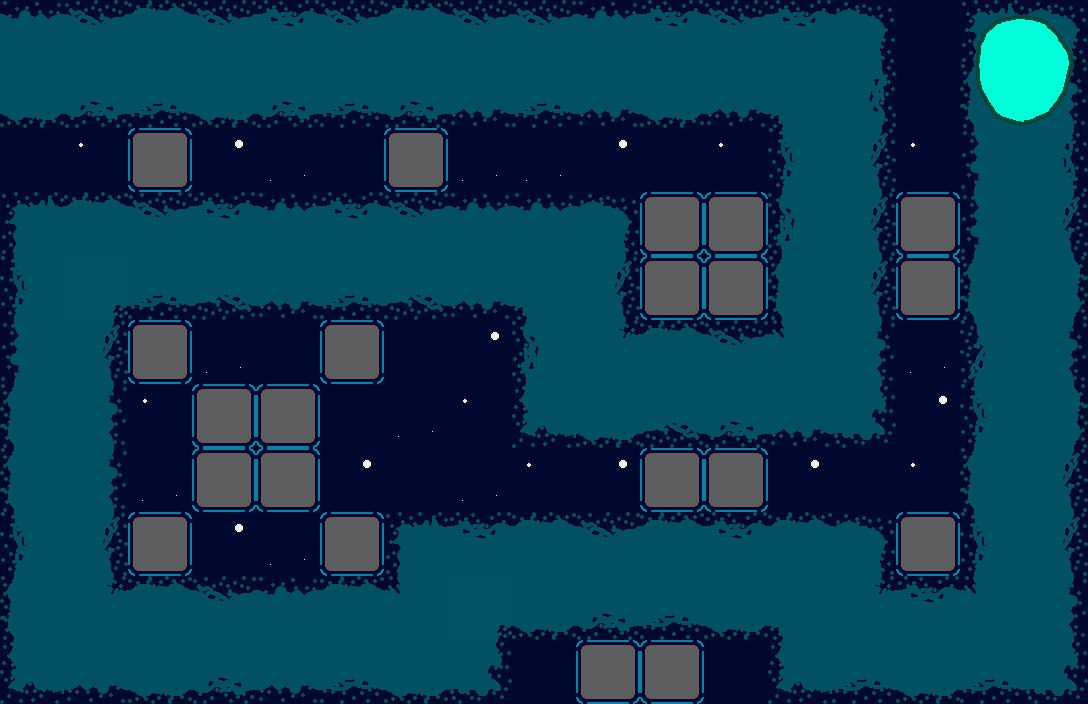

Tiled map render using the project's own tile images. Description and the whole map definition, tile-layer contents included, below:
An orthogonal 17x11 tile map with 64x64 px tiles, 1 tile layer (Map) and 1 object.

<map version="1.10" tiledversion="1.10.2" orientation="orthogonal" renderorder="right-down" width="17" height="11" tilewidth="64" tileheight="64" infinite="0" nextlayerid="6" nextobjectid="20">
 <editorsettings>
  <export target="../Documents/University/Coding/Algorithm and Programming/Final Project/map/Space Map..tmj" format="json" />
 </editorsettings>
 <tileset firstgid="1" source="Space Tiles.tsx" />
 <layer id="1" name="Map" width="17" height="11">
  <data encoding="csv">
10,9,7,9,8,9,7,9,9,10,8,9,8,6,11,33,35,
17,18,20,17,18,20,18,21,20,21,17,21,2,23,11,34,32,
11,38,28,37,36,11,28,36,36,37,11,38,15,24,38,16,25,
3,7,9,8,10,8,9,10,10,6,28,28,13,24,28,16,24,
15,31,20,19,21,20,19,21,2,24,28,28,12,24,28,12,22,
16,24,28,36,11,28,11,37,13,29,7,9,1,27,36,14,27,
12,27,38,28,28,11,36,38,4,17,19,18,21,5,37,15,22,
12,27,36,28,28,37,11,36,38,37,28,28,37,11,38,12,24,
15,24,28,37,36,28,3,8,7,9,7,8,7,6,28,15,24,
12,29,7,9,10,7,1,31,17,18,20,17,2,29,8,1,27,
4,21,17,18,21,20,17,5,11,28,28,11,4,20,17,20,5
</data>
 </layer>
 <objectgroup id="5" name="waypoints">
  <object id="19" x="0" y="64">
   <polyline points="-64,0 832,0 832,320 576,320 576,192 64,192 64,576 448,576 448,512 832,512 832,576 1024,576 1024,0" />
  </object>
 </objectgroup>
</map>